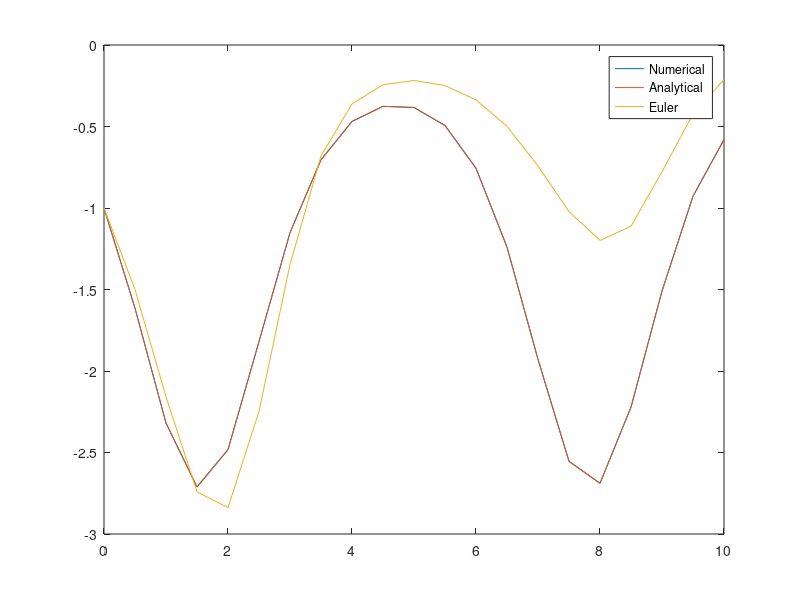

Source code (MATLAB):
% Problem 2
% clear all; clc;

% Given:
f = @(x,y) cos(x)*y;
h = 0.5;
y(1) = -1;
x(1) = 0;
f_anal = @(x) -exp(sin(x));
Lx = 10;
num_steps = Lx/h;

for i=1:num_steps
	k1 = f(x(i),y(i));
	k2 = f(x(i)+h/2,y(i)+k1*h/2);
	k3 = f(x(i)+h/2,y(i)+k2*h/2);
	k4 = f(x(i)+h,y(i)+k3*h);
	x(i+1) = x(i)+h;
	y(i+1) = y(i) + 1/6*(k1+2*k2+2*k3+k4)*h;
end

y_e(1) = -1;
for i=1:num_steps
	y_e(i+1) = y_e(i) + h*f(x(i),y_e(i));
end

plot(x,y);
hold on;
y_anal = f_anal(x);
plot(x,y_anal);
plot(x,y_e);
legend('Numerical','Analytical','Euler');

wait = input('Press Enter to Exit.');
